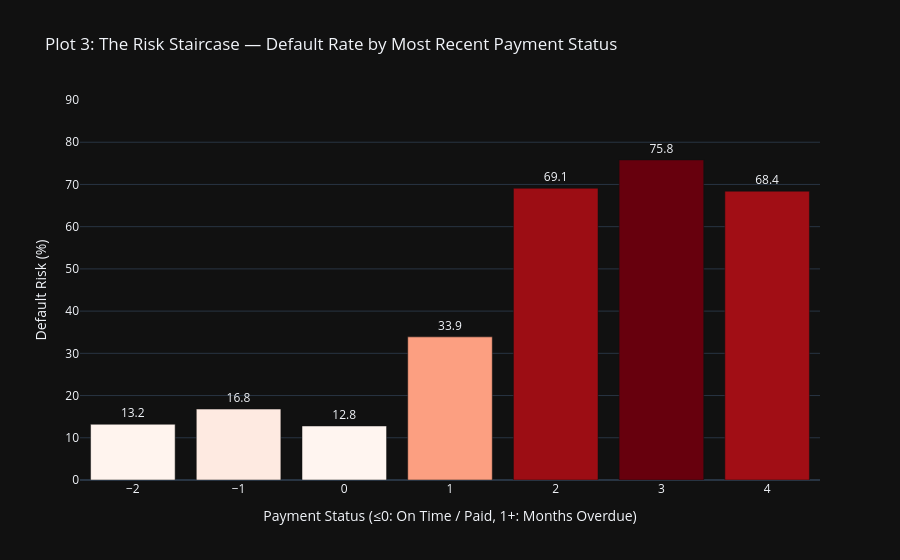
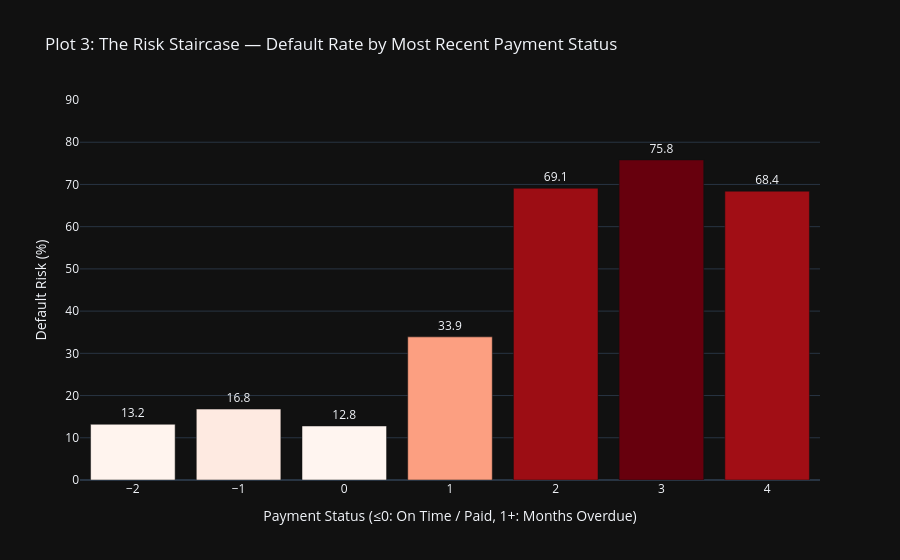

These figures' notebook cell, in order:
### Markdown cell above
---
## Plot 3 — The Risk Staircase: Default Rate by Most Recent Payment Status (PAY_1)

**Payment Status Key:** -2 = no consumption; -1 = paid in full; 0 = revolving balance paid; 1+ = months overdue.

**Observation:** This is the single strongest signal in the dataset. Clients in good standing (-2, -1, 0) default at a low baseline rate of 12–17%. However, default risk increases sharply and monotonically with each month of delay — jumping from ~34% at one month late to over 75% at three months late.

**Modeling Implication:** `PAY_1` (and its lagged equivalents `PAY_2`–`PAY_6`) will almost certainly be the top-ranked features in any tree-based model. This monotonic step-up pattern also makes logistic regression and SVM viable, as the relationship is highly structured and directional.

### Code cell
risk_df = clean_df.groupby('PAY_1')['default'].mean().reset_index()
risk_df['Default Risk (%)'] = (risk_df['default'] * 100).round(1)
# Filter to the meaningful range (-2 to 4 months late)
risk_df = risk_df[risk_df['PAY_1'] <= 4]

fig = px.bar(
    risk_df,
    x='PAY_1',
    y='Default Risk (%)',
    title='Plot 3: The Risk Staircase — Default Rate by Most Recent Payment Status',
    labels={'PAY_1': 'Payment Status (≤0: On Time / Paid, 1+: Months Overdue)'},
    text_auto='.1f',
    color='Default Risk (%)',
    color_continuous_scale='Reds'
)
fig.update_traces(textposition='outside')
fig.update_layout(yaxis_range=[0, 90], coloraxis_showscale=False)
fig.show()

### Figure 1 — Plotly figure (JSON) as saved in the notebook; plotly's stock layout.template omitted (floating-point values rounded to 4 significant figures)
{"data": [{"hovertemplate": "Payment Status (≤0: On Time / Paid, 1+: Months Overdue)=%{x}<br>Default Risk (%)=%{marker.color}<extra></extra>", "legendgroup": "", "marker": {"color": [13.2, 16.8, 12.8, 33.9, 69.1, 75.8, 68.4], "coloraxis": "coloraxis", "pattern": {"shape": ""}}, "name": "", "orientation": "v", "showlegend": false, "textposition": "outside", "texttemplate": "%{y:.1f}", "x": [-2, -1, 0, 1, 2, 3, 4], "xaxis": "x", "y": [13.2, 16.8, 12.8, 33.9, 69.1, 75.8, 68.4], "yaxis": "y", "type": "bar"}], "layout": {"xaxis": {"anchor": "y", "domain": [0.0, 1.0], "title": {"text": "Payment Status (≤0: On Time / Paid, 1+: Months Overdue)"}}, "yaxis": {"anchor": "x", "domain": [0.0, 1.0], "title": {"text": "Default Risk (%)"}, "range": [0, 90]}, "coloraxis": {"colorbar": {"title": {"text": "Default Risk (%)"}}, "colorscale": [[0.0, "rgb(255,245,240)"], [0.125, "rgb(254,224,210)"], [0.25, "rgb(252,187,161)"], [0.375, "rgb(252,146,114)"], [0.5, "rgb(251,106,74)"], [0.625, "rgb(239,59,44)"], [0.75, "rgb(203,24,29)"], [0.875, "rgb(165,15,21)"], [1.0, "rgb(103,0,13)"]], "showscale": false}, "legend": {"tracegroupgap": 0}, "title": {"text": "Plot 3: The Risk Staircase — Default Rate by Most Recent Payment Status"}, "barmode": "relative"}}

### Figure 2 — Plotly figure (JSON) as saved in the notebook; plotly's stock layout.template omitted (floating-point values rounded to 4 significant figures)
{"data": [{"hovertemplate": "Payment Status (≤0: On Time / Paid, 1+: Months Overdue)=%{x}<br>Default Risk (%)=%{marker.color}<extra></extra>", "legendgroup": "", "marker": {"color": [13.2, 16.8, 12.8, 33.9, 69.1, 75.8, 68.4], "coloraxis": "coloraxis", "pattern": {"shape": ""}}, "name": "", "orientation": "v", "showlegend": false, "textposition": "outside", "texttemplate": "%{y:.1f}", "x": [-2, -1, 0, 1, 2, 3, 4], "xaxis": "x", "y": [13.2, 16.8, 12.8, 33.9, 69.1, 75.8, 68.4], "yaxis": "y", "type": "bar"}], "layout": {"xaxis": {"anchor": "y", "domain": [0.0, 1.0], "title": {"text": "Payment Status (≤0: On Time / Paid, 1+: Months Overdue)"}}, "yaxis": {"anchor": "x", "domain": [0.0, 1.0], "title": {"text": "Default Risk (%)"}, "range": [0, 90]}, "coloraxis": {"colorbar": {"title": {"text": "Default Risk (%)"}}, "colorscale": [[0.0, "rgb(255,245,240)"], [0.125, "rgb(254,224,210)"], [0.25, "rgb(252,187,161)"], [0.375, "rgb(252,146,114)"], [0.5, "rgb(251,106,74)"], [0.625, "rgb(239,59,44)"], [0.75, "rgb(203,24,29)"], [0.875, "rgb(165,15,21)"], [1.0, "rgb(103,0,13)"]], "showscale": false}, "legend": {"tracegroupgap": 0}, "title": {"text": "Plot 3: The Risk Staircase — Default Rate by Most Recent Payment Status"}, "barmode": "relative"}}
